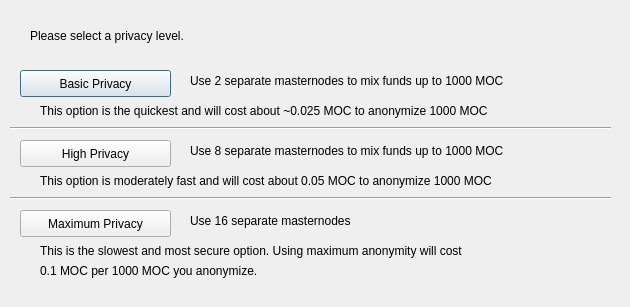
<?xml version="1.0" encoding="UTF-8"?>
<ui version="4.0">
 <class>DarksendConfig</class>
 <widget class="QDialog" name="DarksendConfig">
  <property name="geometry">
   <rect>
    <x>0</x>
    <y>0</y>
    <width>630</width>
    <height>307</height>
   </rect>
  </property>
  <property name="windowTitle">
   <string>Configure PrivateSend</string>
  </property>
  <widget class="QPushButton" name="buttonBasic">
   <property name="geometry">
    <rect>
     <x>20</x>
     <y>70</y>
     <width>151</width>
     <height>27</height>
    </rect>
   </property>
   <property name="text">
    <string>Basic Privacy</string>
   </property>
  </widget>
  <widget class="QPushButton" name="buttonHigh">
   <property name="geometry">
    <rect>
     <x>20</x>
     <y>140</y>
     <width>151</width>
     <height>27</height>
    </rect>
   </property>
   <property name="text">
    <string>High Privacy</string>
   </property>
  </widget>
  <widget class="QPushButton" name="buttonMax">
   <property name="geometry">
    <rect>
     <x>20</x>
     <y>210</y>
     <width>151</width>
     <height>27</height>
    </rect>
   </property>
   <property name="text">
    <string>Maximum Privacy</string>
   </property>
  </widget>
  <widget class="QLabel" name="label">
   <property name="geometry">
    <rect>
     <x>30</x>
     <y>20</y>
     <width>571</width>
     <height>31</height>
    </rect>
   </property>
   <property name="text">
    <string>Please select a privacy level.</string>
   </property>
  </widget>
  <widget class="QLabel" name="label_2">
   <property name="geometry">
    <rect>
     <x>190</x>
     <y>70</y>
     <width>421</width>
     <height>21</height>
    </rect>
   </property>
   <property name="text">
    <string>Use 2 separate masternodes to mix funds up to 1000 MOC</string>
   </property>
  </widget>
  <widget class="QLabel" name="label_3">
   <property name="geometry">
    <rect>
     <x>190</x>
     <y>140</y>
     <width>411</width>
     <height>21</height>
    </rect>
   </property>
   <property name="text">
    <string>Use 8 separate masternodes to mix funds up to 1000 MOC</string>
   </property>
  </widget>
  <widget class="QLabel" name="label_4">
   <property name="geometry">
    <rect>
     <x>190</x>
     <y>210</y>
     <width>421</width>
     <height>21</height>
    </rect>
   </property>
   <property name="text">
    <string>Use 16 separate masternodes</string>
   </property>
  </widget>
  <widget class="QLabel" name="label_6">
   <property name="geometry">
    <rect>
     <x>40</x>
     <y>100</y>
     <width>561</width>
     <height>21</height>
    </rect>
   </property>
   <property name="text">
    <string>This option is the quickest and will cost about ~0.025 MOC to anonymize 1000 MOC</string>
   </property>
  </widget>
  <widget class="QLabel" name="label_7">
   <property name="geometry">
    <rect>
     <x>40</x>
     <y>170</y>
     <width>561</width>
     <height>21</height>
    </rect>
   </property>
   <property name="text">
    <string>This option is moderately fast and will cost about 0.05 MOC to anonymize 1000 MOC</string>
   </property>
  </widget>
  <widget class="QLabel" name="label_8">
   <property name="geometry">
    <rect>
     <x>40</x>
     <y>240</y>
     <width>561</width>
     <height>21</height>
    </rect>
   </property>
   <property name="text">
    <string>This is the slowest and most secure option. Using maximum anonymity will cost</string>
   </property>
  </widget>
  <widget class="QLabel" name="label_9">
   <property name="geometry">
    <rect>
     <x>40</x>
     <y>260</y>
     <width>561</width>
     <height>21</height>
    </rect>
   </property>
   <property name="text">
    <string>0.1 MOC per 1000 MOC you anonymize.</string>
   </property>
  </widget>
  <widget class="Line" name="line">
   <property name="geometry">
    <rect>
     <x>10</x>
     <y>120</y>
     <width>601</width>
     <height>16</height>
    </rect>
   </property>
   <property name="orientation">
    <enum>Qt::Horizontal</enum>
   </property>
  </widget>
  <widget class="Line" name="line_2">
   <property name="geometry">
    <rect>
     <x>10</x>
     <y>190</y>
     <width>601</width>
     <height>16</height>
    </rect>
   </property>
   <property name="orientation">
    <enum>Qt::Horizontal</enum>
   </property>
  </widget>
 </widget>
 <resources/>
 <connections/>
</ui>
